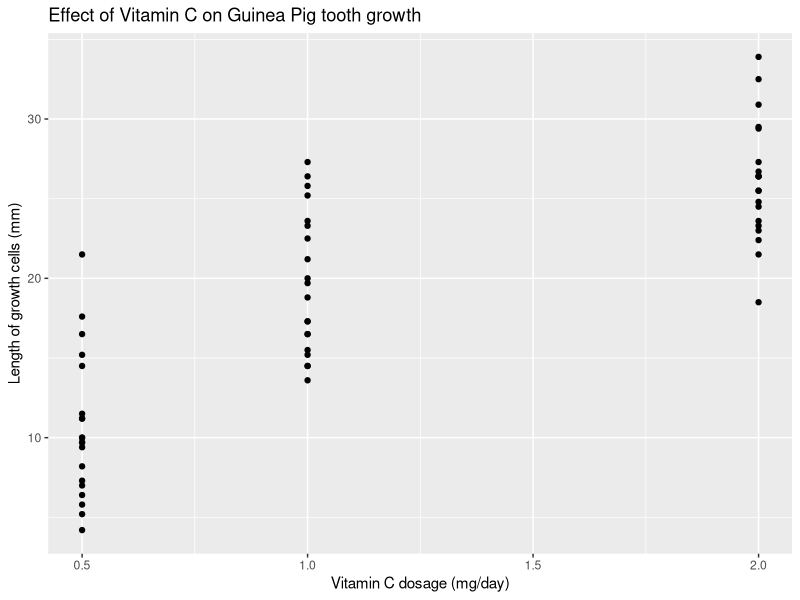
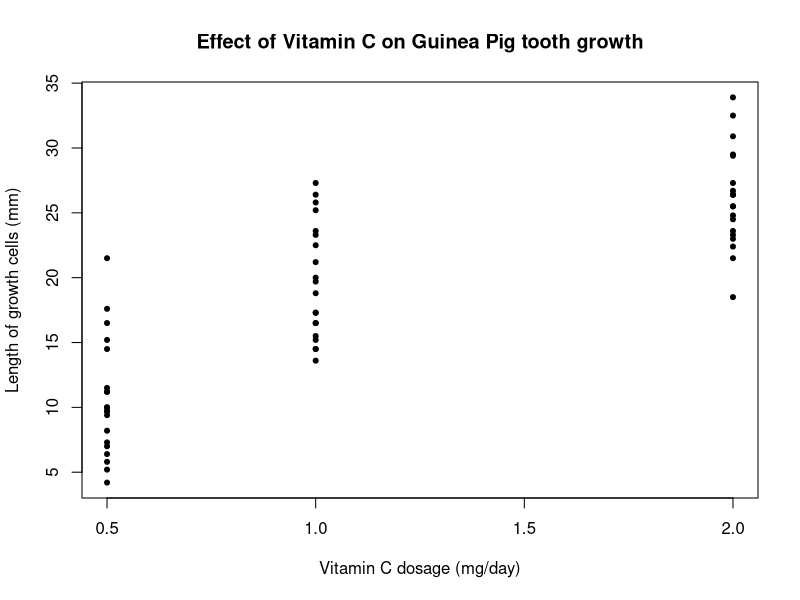

Write R code to recreate these figures, in order. (Note: this script raises an error after producing the figures.)
###################################
###################################
########                   ########
########   Data Science 1  ########
########       Lab 7       ######## 
########   5th Dec. 2023   ########
########                   ########
###################################
###################################


# Lets load up the dataset 'ToothGrowth', which shows the result
# of an experiment looking at the effect of vitamin C on tooth growth
# in guinea pigs


data('ToothGrowth')
?ToothGrowth
d <- ToothGrowth


# 1.1
# Plot the tooth growth against the dose of vitamin C given

library(ggplot2)
ggplot(data=d,mapping=aes(x=dose,y=len)) +
geom_point() +
xlab(label="Vitamin C dosage (mg/day)") +
ylab(label = "Length of growth cells (mm)") +
labs(title='Effect of Vitamin C on Guinea Pig tooth growth')

png(filename = 'example_plot.png', height = 400, width = 600)
plot(d$dose,d$len, pch=20,
     xlab="Vitamin C dosage (mg/day)",
     ylab = "Length of growth cells (mm)",
     main= 'Effect of Vitamin C on Guinea Pig tooth growth')
dev.off()

# 1.2 Run a linear regression exploring the association between vitamin C
# and tooth growth in Guinea pigs.

tooth_growth_vc <- lm(len~dose, data=d)

# 1.3 Which variable did you use as your outcome variable? Why?

# We used tooth growth as the outcome because the hypothesis is that tooth growth is causally affected by the dosage of vitamin C
# ... because tooth growth is the outcome of the experimental design
# ... because we are manipulating the dosage and measuring the change in tooth growth as a result


# 1.4 Interpret the estimates for the intercept and the slope of the regression line

summary(tooth_growth_vc)

# The estimate for the intercept is 7.4 mm. This means that the predicted tooth length
# Of a Guinea pig that was NOT given any VC is 7.4mm
# The estimate of the slope is 9.8mm. This means that for each additional mg/day of VC administered, the Guinea pigs are predicted to grow an additional 9.8mm

# 1.5 Extract the 96 % confidence intervals for the slope and the intercepts and interpret them

confint(tooth_growth_vc, level=0.96)

# We have 96% CONFIDENCE that the true value of the intercept is between 4.8 and 10.1 mm,and that the true value of the effect of 1mg/day of VC is between 7.8 and 11.8mm

# In 96% of samples we would expect the true value of the intercept and slope to fall within our confidence intervals.

# 1.6 Interpret the p-values of the slope estimate. 

# The probability of seeing a slope as steep as the one we've observed (a number as extreme as 9.76) IF the true slope was 0 is 10^(-14).

# We can say therefore that we reject the null hypothesis at a 0.001 level and that this study provides support for the hypothesis that VC affects tooth growth in Guinea pigs

# 1.7 What is the connection between the confidence intervals and the p-values? 

# IF an X% confidence interval doesn't contain 0, then the p-value for that estimate will be significant at the (1-X)% level.

# E.G if a 97% CI doesnt contain 0, the p-value will be smaller than 0.03
# If a 95% confidence interval does contain 0, the p-value will be greater than 0.05




# 1.8 Using the function predict() calculate the estimate and confidence interval for the predicted rate of tooth growth when the prescribed dose is 1.2 mg/day

new_data <- data.frame(dose=1.2)
predict(tooth_growth_vc, newdata=new_data, interval='confidence', level = 0.95)

a + bx = 
7.4225 +9.7636*1.2

# 1.9 Now get the confidence intervals for all possible values of the dosage between 0 and 2 mg/day, spaced out 0.01 mg/day from each other

new_data <- data.frame(dose=seq(0,2,0.01))

predictions <- as.data.frame(predict(tooth_growth_vc, newdata=new_data, interval='confidence', level = 0.95))



# 1.10 plot the predicted values, upper, and lower confidence intervals as lines on the data

plot(d$dose,d$len, pch=20)
# lines(new_data$dose, predictions$fit)
abline(tooth_growth_vc)

lines(new_data$dose, predictions$upr, lty='dotdash')
lines(new_data$dose, predictions$lwr, lty='dotdash')


# 1.11 Compare this to using geom_smooth(method=lm) using ggplot2

ggplot(d, aes(dose,len))+
geom_point()+
geom_smooth(method='lm')


#####################
####    Loops    ####
#####################

# Loops are algorithms that repeat a procedure over and over until they are instructed to stop.
# There are two main kinds:
# FOR loops iterate over a predetermined set (vector, list, etc)
fruits <- c('apple','banana', 'pineapple','mango','orange')

for(i in fruits){
  print(paste('My favourite fruit is',i,sep=': '))
}

useless_function <- function(n){
  for (i in 1:n){
    print(paste0(i,'. This number is: ', c('even','odd')[i%%2 +1]))
  }
}
useless_function(7)

paste("hello","world", sep='')
paste0("hello","world")

### 2.1 
data(iris)
d <- iris
# Write a for loop that iterates over the column names of the iris dataset and print each together with the number of characters in the column name in parenthesis. Example output: Sepal.Length (12). To get the number of characters use the function nchar().

for (i in colnames(iris)){
  print(paste0(i, ' (', nchar(i),')'))
}


# Next, WHILE loops continue to loop until the boolean statment in the defining parentheses, e.g.

set.seed(123)
x <- 0
while(x<100){
  print(x)
  x <- x+sample(1:20,1)
}

### 2.2 How many numbers do you need in the sequence 1*2*3*4*5*... before the product exceeds 10 million?
# Use a while loop to get the answer

i <- 1
x <- 1
while (x<10000000){
  print(i)
  print(x)
  i <- i+1
  x <- x*i
}

i <- 1
while (factorial(i)<10000000){
  print(i)
  print(factorial(i))
  i <- i+1
}
